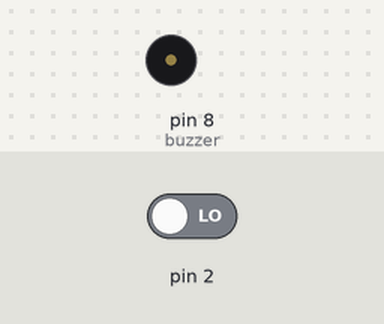
Simulated run of this sketch. Board: Arduino Uno, built with avr-gcc and run on an emulated ATmega328P. On the bench: buzzer (waves = sounding). The test bench sets the inputs (shaded band); at power-on: pin 2 LOW. What the sketch prints to the serial monitor is not drawn.

Above: at 1.2 s.
1.3 s: pin 2 driven HIGH
At 1.7 s:
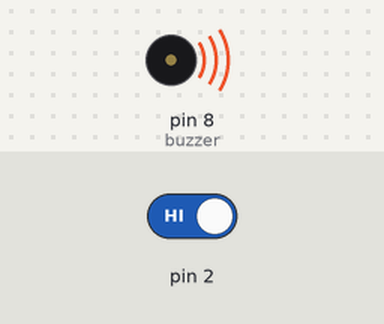
4.3 s: pin 2 driven LOW
At 5.2 s:
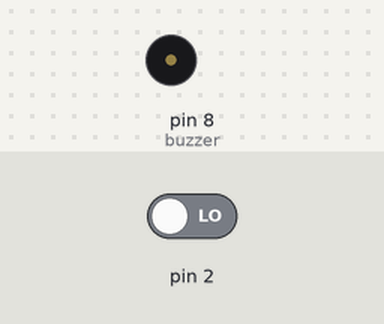
Timing chart, 0 to 7.3 s (numbered marks = the images above; inputs shaded):
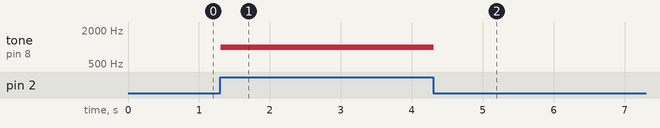

The sketch:

Experimento1.3.ino
```cpp
int buzzer = 8;
void setup() {
  Serial.begin(9600);
  pinMode(buzzer,OUTPUT);
  pinMode(2,INPUT);
}

void loop() {
  int botao;
  botao = digitalRead(2);
  Serial.println(botao);
  if(botao==1){
    tone(buzzer,1000);
    delay(500);
    noTone(buzzer);
  }
}
```

Measured:
- after the input at 1.3 s, tone on pin 8 (buzzer): silent → 1000 Hz at once
- after the input at 4.3 s, tone on pin 8 (buzzer): 1000 Hz → silent at once
